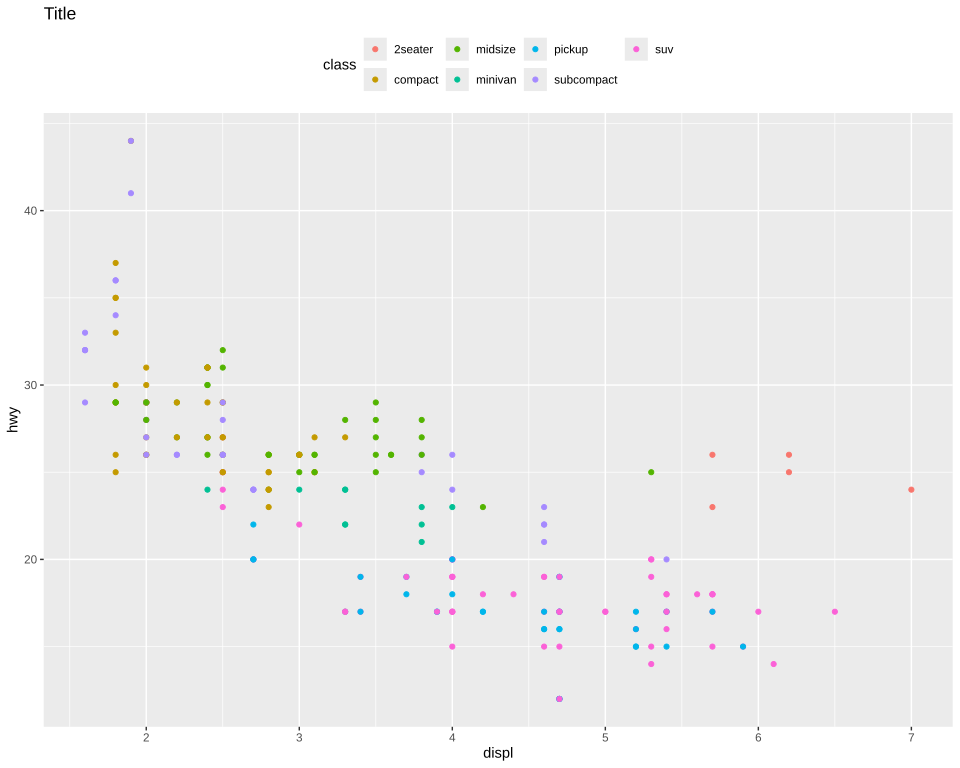

Write the R code that produced this figure.
# The plot test/golden/legend_top_rows.svg draws, drawn by ggplot2 itself, as ggplot2's own visual
# tests draw their snapshots: the independent check on that golden whenever it changes. The suite
# never runs this; it needs R, ggplot2 and vdiffr, saved as the Docker image giggly-r:ggplot2-4.0.3.
# From the repository's root:
#
#   docker run --rm -v "$PWD/test/golden":/golden:ro giggly-r:ggplot2-4.0.3 \
#     Rscript /golden/legend_top_rows.R > legend_top_rows.ggplot2.svg
#
# and compare the two drawings element by element, as test/golden/point.R describes.
#
# mpg's highway mileage against engine size by class, its legend above the panel, below the
# plot's title: its seven keys running across in two rows filled a column at a time, the keys'
# spacing between each key's label and the next column and between the rows, its title left of
# them, centred down both rows, and the legend centred across the panel.
#
# First checked with ggplot2 4.0.3 and vdiffr 1.0.9: every element and clip path matches, and
# the one departure is test/golden/point.R's, the x axis drawn before the y.

library(ggplot2)

plot <- ggplot(mpg, aes(displ, hwy, colour = class)) +
  geom_point() +
  labs(title = "Title") +
  theme_gray() +
  theme(legend.position = "top")

file <- tempfile(fileext = ".svg")
vdiffr::write_svg(plot, file)
cat(readLines(file), sep = "\n")
